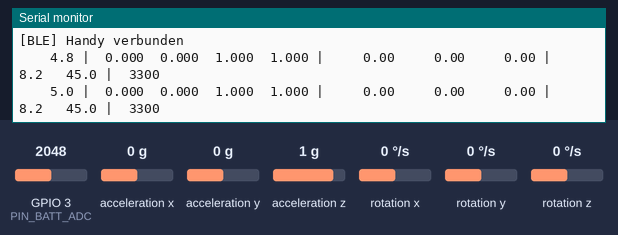
A sketch run on a simulated ESP32. Parts: the last lines printed to the serial monitor. Wiring (inferred from the names in the program): MPU-9250 motion sensor at I2C address 0x68. The test bench sets the inputs (shaded band); at power-on: acceleration x 0 g, GPIO 3 (PIN_BATT_ADC) = 2048, acceleration y 0 g, acceleration z 1 g, rotation x 0 °/s, rotation y 0 °/s, rotation z 0 °/s (analog values on the 0–4095 scale). Nothing arrives over Bluetooth unless stated; a phone connects over Bluetooth LE 3 s after start.

Above: at 5.1 s.
5.2 s: acceleration x set to -0.2 g
At 5.55 s:
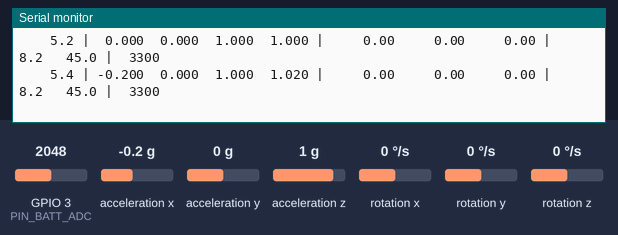
7.0 s: GPIO 3 (PIN_BATT_ADC) set to 671
At 7.97 s:
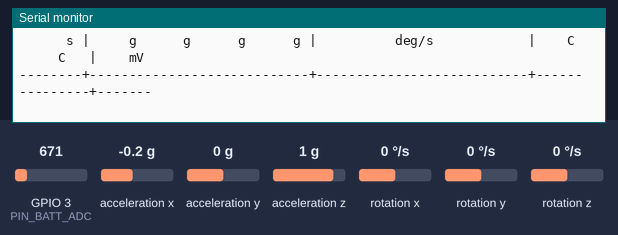
8.5 s: GPIO 3 (PIN_BATT_ADC) set to 558
At 8.76 s:
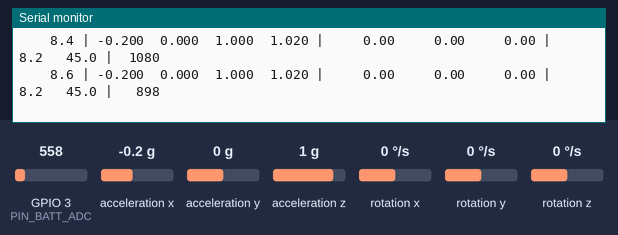
13.3 s: acceleration y set to -0.2 g
At 13.36 s:
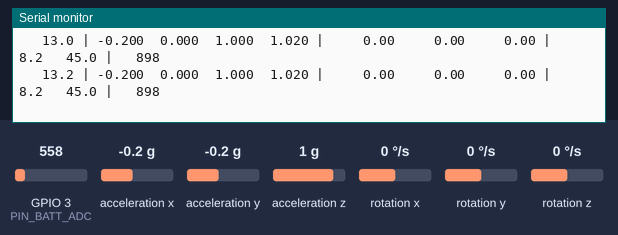

Measured:
- the behaviour switches between 0 and -0.1 g on acceleration x (found by bisection; images 0 and 1)
- the behaviour switches between 621 and 620 on GPIO 3 (PIN_BATT_ADC) (found by bisection; images 2 and 3)
- the behaviour switches between 0 and -0.1 g on acceleration y (found by bisection; images 3 and 4)
- after the input at 5.2 s, the serial monitor: prints a new line after 0.20 s (image 1)
- after the input at 7.0 s, the serial monitor: prints a new line at once (image 2)
- after the input at 8.5 s, the serial monitor: prints a new line after 0.10 s (image 3)

The sketch:

SensorLive.ino
```cpp
/*
 * SensorLive  --  Alle Messwerte im Klartext ausgeben
 *
 * Zeigt fortlaufend jeden verfuegbaren Messwert von MPU-6050/6500
 * und ESP32-C6 an, sowohl ueber die serielle Schnittstelle als auch
 * per Bluetooth.
 *
 * Auf dem Handy: nRF Connect -> CleverSole-Live verbinden ->
 * der Nordic-UART-Dienst wird erkannt und als Textfenster angezeigt.
 *
 * Befehle (seriell oder ueber Bluetooth):
 *   r  Rohwerte (LSB) statt physikalischer Einheiten
 *   s  Ausgabe anhalten / fortsetzen
 *   n  Nullpunkt der Drehrate neu bestimmen
 *   +  schneller,  -  langsamer
 *   k  Kopfzeile erneut ausgeben
 */

#include <Wire.h>
#include <BLEDevice.h>
#include <BLEServer.h>
#include <BLEUtils.h>
#include <BLE2902.h>

// ---------------------------------------------------------------
//  ANSCHLUESSE  --  an die eigene Verkabelung anpassen
// ---------------------------------------------------------------
#define PIN_SDA        22
#define PIN_SCL        23
#define PIN_MPU_INT     1
#define PIN_BATT_ADC    3
#define GERAETENAME    "CleverSole-Live"

// ---------------------------------------------------------------
//  MPU-REGISTER
// ---------------------------------------------------------------
#define MPU_ADDR       0x68
#define REG_SMPLRT_DIV 0x19
#define REG_CONFIG     0x1A
#define REG_GYRO_CFG   0x1B
#define REG_ACCEL_CFG  0x1C
#define REG_ACCEL_CFG2 0x1D
#define REG_INT_STATUS 0x3A
#define REG_ACCEL_XOUT 0x3B
#define REG_PWR_MGMT_1 0x6B
#define REG_WHO_AM_I   0x75

static const float ACC_LSB = 1.0f / 2048.0f;    // +-16 g
static const float GYR_LSB = 1.0f / 16.384f;    // +-2000 deg/s

static uint8_t chip_id = 0;
static const char *chip_name = "unbekannt";

// ---------------------------------------------------------------
//  EINSTELLUNGEN ZUR LAUFZEIT
// ---------------------------------------------------------------
static bool     rohwerte  = false;
static bool     pausiert  = false;
static uint32_t intervall = 200;      // ms zwischen zwei Ausgaben
static float    gyr_null[3] = {0, 0, 0};

// ---------------------------------------------------------------
//  BLE  --  Nordic UART Service
// ---------------------------------------------------------------
#define NUS_SVC "6E400001-B5A3-F393-E0A9-E50E24DCCA9E"
#define NUS_RX  "6E400002-B5A3-F393-E0A9-E50E24DCCA9E"   // Handy -> Board
#define NUS_TX  "6E400003-B5A3-F393-E0A9-E50E24DCCA9E"   // Board -> Handy

static BLECharacteristic *chrTX = nullptr;
static bool verbunden = false;

static void befehlAusfuehren(char c);

class ServerCB : public BLEServerCallbacks {
  void onConnect(BLEServer*) override {
    verbunden = true;
    Serial.println("[BLE] Handy verbunden");
  }
  void onDisconnect(BLEServer *s) override {
    verbunden = false;
    Serial.println("[BLE] Handy getrennt");
    s->startAdvertising();
  }
};

class RxCB : public BLECharacteristicCallbacks {
  void onWrite(BLECharacteristic *c) override {
    String daten = c->getValue();
    for (unsigned int i = 0; i < daten.length(); i++) {
      befehlAusfuehren(daten[i]);
    }
  }
};

// Gibt eine Zeile gleichzeitig seriell und ueber Bluetooth aus.
static void zeile(const char *fmt, ...) {
  char puffer[220];
  va_list args;
  va_start(args, fmt);
  vsnprintf(puffer, sizeof(puffer), fmt, args);
  va_end(args);

  Serial.println(puffer);
  if (verbunden && chrTX) {
    // BLE-Pakete sind begrenzt; laengere Zeilen werden aufgeteilt.
    size_t len = strlen(puffer);
    const size_t max = 180;
    for (size_t off = 0; off < len; off += max) {
      size_t n = (len - off > max) ? max : (len - off);
      chrTX->setValue((uint8_t*)(puffer + off), n);
      chrTX->notify();
      delay(3);
    }
    const char *nl = "\n";
    chrTX->setValue((uint8_t*)nl, 1);
    chrTX->notify();
  }
}

// ---------------------------------------------------------------
//  I2C
// ---------------------------------------------------------------
static void mpuSchreibe(uint8_t reg, uint8_t wert) {
  Wire.beginTransmission(MPU_ADDR);
  Wire.write(reg); Wire.write(wert);
  Wire.endTransmission();
}

static uint8_t mpuLese(uint8_t reg) {
  Wire.beginTransmission(MPU_ADDR);
  Wire.write(reg);
  Wire.endTransmission(false);
  Wire.requestFrom((int)MPU_ADDR, 1);
  return Wire.available() ? Wire.read() : 0;
}

// Liest Beschleunigung, Temperatur und Drehrate in einem Zug.
static bool mpuLeseAlles(int16_t *roh) {
  Wire.beginTransmission(MPU_ADDR);
  Wire.write(REG_ACCEL_XOUT);
  if (Wire.endTransmission(false) != 0) return false;
  if (Wire.requestFrom((int)MPU_ADDR, 14) != 14) return false;
  for (int i = 0; i < 7; i++) {
    roh[i] = (int16_t)((Wire.read() << 8) | Wire.read());
  }
  return true;
}

static bool mpuInit() {
  mpuSchreibe(REG_PWR_MGMT_1, 0x80); delay(100);
  mpuSchreibe(REG_PWR_MGMT_1, 0x01); delay(50);

  chip_id = mpuLese(REG_WHO_AM_I);
  switch (chip_id) {
    case 0x68: chip_name = "MPU-6050"; break;
    case 0x70: chip_name = "MPU-6500"; break;
    case 0x71: chip_name = "MPU-9250"; break;
    default:   chip_name = "unbekannt"; return false;
  }

  mpuSchreibe(REG_CONFIG,     0x03);   // DLPF 42 Hz
  mpuSchreibe(REG_SMPLRT_DIV, 9);      // 100 Hz
  mpuSchreibe(REG_ACCEL_CFG,  0x18);   // +-16 g
  mpuSchreibe(REG_GYRO_CFG,   0x18);   // +-2000 deg/s
  if (chip_id != 0x68) mpuSchreibe(REG_ACCEL_CFG2, 0x03);
  return true;
}

// Die Temperaturformel unterscheidet sich zwischen den Baureihen.
static float mpuTemperatur(int16_t roh) {
  if (chip_id == 0x68) return roh / 340.0f + 36.53f;   // MPU-6050
  return roh / 333.87f + 21.0f;                        // MPU-6500/9250
}

// ---------------------------------------------------------------
//  NULLPUNKT DER DREHRATE
// ---------------------------------------------------------------
// Ein ruhender Gyroskop zeigt selten exakt null. Der Versatz wird
// einmal gemessen und danach abgezogen. Das Board muss dabei
// stillliegen.
static void gyroNullen() {
  zeile("Nullpunkt wird bestimmt -- Board 2 s ruhig halten ...");
  double summe[3] = {0, 0, 0};
  int gueltig = 0;
  for (int i = 0; i < 200; i++) {
    int16_t roh[7];
    if (mpuLeseAlles(roh)) {
      summe[0] += roh[4]; summe[1] += roh[5]; summe[2] += roh[6];
      gueltig++;
    }
    delay(10);
  }
  if (gueltig > 0) {
    for (int a = 0; a < 3; a++) {
      gyr_null[a] = (summe[a] / gueltig) * GYR_LSB;
    }
    zeile("Versatz: X=%+.2f  Y=%+.2f  Z=%+.2f deg/s",
          gyr_null[0], gyr_null[1], gyr_null[2]);
  }
}

// ---------------------------------------------------------------
//  BATTERIE
// ---------------------------------------------------------------
static uint32_t batterieMV() {
  uint32_t summe = 0;
  for (int i = 0; i < 8; i++) summe += analogReadMilliVolts(PIN_BATT_ADC);
  return (summe / 8) * 2;      // Spannungsteiler 2:1
}

// ---------------------------------------------------------------
//  BEFEHLE
// ---------------------------------------------------------------
static void kopfzeile();

static void befehlAusfuehren(char c) {
  switch (c) {
    case 'r': case 'R':
      rohwerte = !rohwerte;
      zeile("-> %s", rohwerte ? "Rohwerte (LSB)"
                              : "physikalische Einheiten");
      kopfzeile();
      break;
    case 's': case 'S':
      pausiert = !pausiert;
      zeile("-> %s", pausiert ? "angehalten" : "laeuft");
      break;
    case 'n': case 'N':
      gyroNullen();
      break;
    case '+':
      if (intervall > 50) intervall -= 50;
      zeile("-> Intervall %lu ms", (unsigned long)intervall);
      break;
    case '-':
      if (intervall < 2000) intervall += 50;
      zeile("-> Intervall %lu ms", (unsigned long)intervall);
      break;
    case 'k': case 'K':
      kopfzeile();
      break;
    default:
      break;
  }
}

static void kopfzeile() {
  if (rohwerte) {
    zeile("");
    zeile("   Zeit |    AccX    AccY    AccZ |    GyrX    GyrY    GyrZ |  Temp");
    zeile("     ms |                    LSB  |                   LSB   |   LSB");
    zeile("--------+-------------------------+-------------------------+-------");
  } else {
    zeile("");
    zeile("   Zeit |   AccX   AccY   AccZ    |a| |    GyrX     GyrY     GyrZ |  T-MPU  T-CPU |  Batt");
    zeile("      s |     g      g      g      g |          deg/s            |    C      C   |    mV");
    zeile("--------+----------------------------+---------------------------+---------------+-------");
  }
}

// ---------------------------------------------------------------
//  SETUP
// ---------------------------------------------------------------
void setup() {
  Serial.begin(115200);
  delay(1500);                  // USB-CDC braucht Zeit zur Anmeldung

  Serial.println("\n===== SensorLive =====");

  Wire.begin(PIN_SDA, PIN_SCL);
  Wire.setClock(400000);

  if (!mpuInit()) {
    Serial.printf("Kein bekannter Sensor (WHO_AM_I = 0x%02X)\n", chip_id);
    Serial.println("Verkabelung und Pin-Nummern pruefen.");
    while (true) delay(1000);
  }
  Serial.printf("Sensor: %s (0x%02X)\n", chip_name, chip_id);

  analogReadResolution(12);
  pinMode(PIN_MPU_INT, INPUT);

  // BLE mit Nordic-UART-Dienst
  BLEDevice::init(GERAETENAME);
  BLEServer *server = BLEDevice::createServer();
  server->setCallbacks(new ServerCB());

  BLEService *svc = server->createService(NUS_SVC);
  chrTX = svc->createCharacteristic(NUS_TX,
            BLECharacteristic::PROPERTY_NOTIFY);
  chrTX->addDescriptor(new BLE2902());
  BLECharacteristic *chrRX = svc->createCharacteristic(NUS_RX,
            BLECharacteristic::PROPERTY_WRITE |
            BLECharacteristic::PROPERTY_WRITE_NR);
  chrRX->setCallbacks(new RxCB());
  svc->start();

  BLEAdvertising *adv = BLEDevice::getAdvertising();
  adv->addServiceUUID(NUS_SVC);
  adv->setScanResponse(true);
  BLEDevice::startAdvertising();

  Serial.printf("BLE aktiv als \"%s\"\n", GERAETENAME);
  Serial.println("Handy: nRF Connect -> verbinden -> UART-Ansicht");
  Serial.println("Befehle: r s n + - k");

  gyroNullen();
  kopfzeile();
}

// ---------------------------------------------------------------
//  HAUPTSCHLEIFE
// ---------------------------------------------------------------
void loop() {
  // Befehle von der seriellen Schnittstelle
  while (Serial.available()) befehlAusfuehren(Serial.read());

  static uint32_t naechste = 0;
  static uint32_t zaehler  = 0;
  uint32_t jetzt = millis();
  if (pausiert || jetzt < naechste) return;
  naechste = jetzt + intervall;

  int16_t roh[7];
  if (!mpuLeseAlles(roh)) {
    zeile("!! I2C-Lesefehler -- Verbindung pruefen");
    delay(500);
    return;
  }

  if (rohwerte) {
    zeile("%7lu | %7d %7d %7d | %7d %7d %7d | %6d",
          (unsigned long)jetzt,
          roh[0], roh[1], roh[2], roh[4], roh[5], roh[6], roh[3]);
  } else {
    float ax = roh[0] * ACC_LSB;
    float ay = roh[1] * ACC_LSB;
    float az = roh[2] * ACC_LSB;
    float betrag = sqrtf(ax*ax + ay*ay + az*az);
    float gx = roh[4] * GYR_LSB - gyr_null[0];
    float gy = roh[5] * GYR_LSB - gyr_null[1];
    float gz = roh[6] * GYR_LSB - gyr_null[2];

    zeile("%7.1f | %6.3f %6.3f %6.3f %6.3f | %8.2f %8.2f %8.2f | "
          "%6.1f %6.1f | %5lu",
          jetzt / 1000.0f, ax, ay, az, betrag, gx, gy, gz,
          mpuTemperatur(roh[3]), temperatureRead(),
          (unsigned long)batterieMV());
  }

  // Alle 20 Zeilen die Kopfzeile wiederholen
  if (++zaehler % 20 == 0) kopfzeile();
}
```
